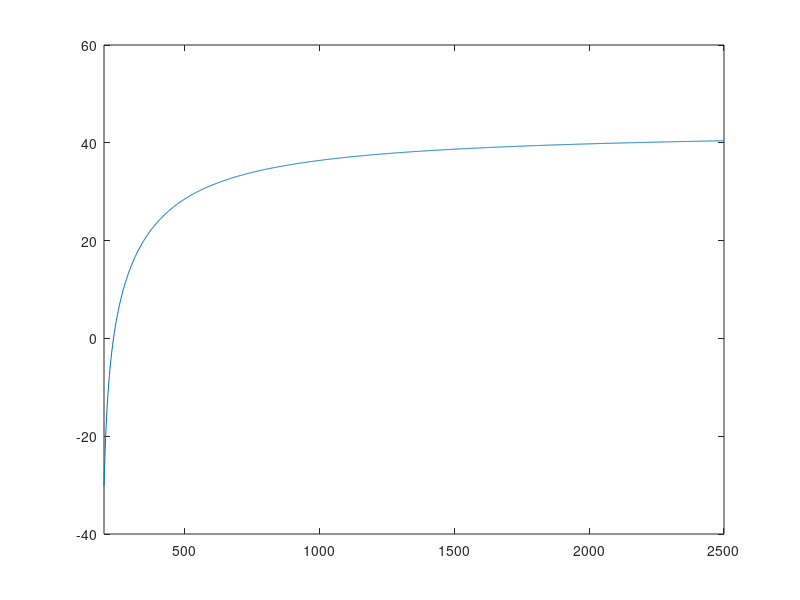
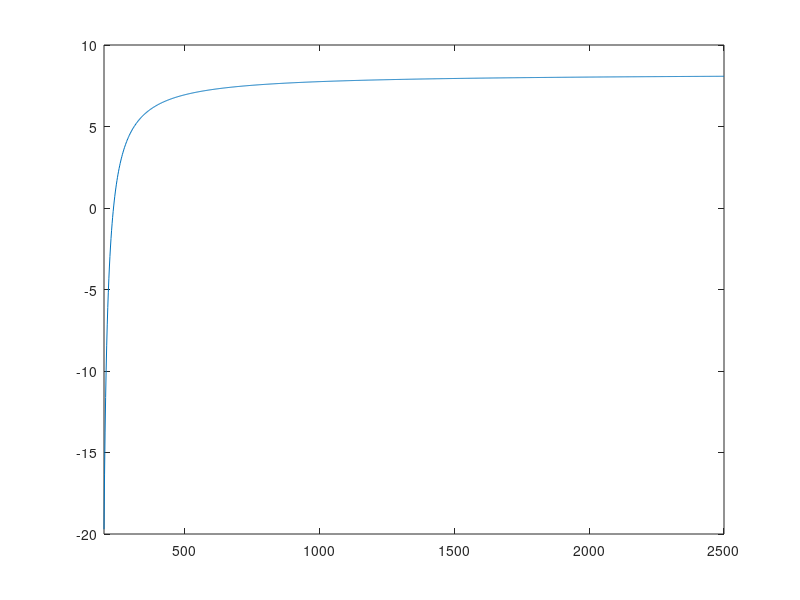

Source code (MATLAB) for these figures, in order: (Note: this script raises an error after producing the figures.)


D=50;
z=200:2:2500;
alpha=90/180*pi;
x=z.*cot(alpha);
f1=75;f2=25;
betat=atan(z./(D-x));
betaz=78/180*pi;
beta0=betat-betaz;

% l1=-cos(beta0)*((D-x)^2+z^2)^(1/2);
l1=-z./sin(betat).*cos(beta0);
l1h=1./(1./l1+1/f1);
y1=-l1.*tan(beta0);
beta1=(f1./(l1+f1));
y1h=y1.*beta1;

d=148.25;
l2=l1h-d;

l2h=42.86;
beta=(f1.*f2)./(f1.*l1-(l1+f1).*(d-f2));
y2h=y1.*beta;
beta2=atan((d.*tan(beta0)+y2h)./l2h);


betau=sin(betaz)./(beta);
beta1z=1./beta1;
beta0du=beta0./pi*180;
beta2du=beta2./pi*180;
jieguo=[beta0du,beta2du,y1h,y2h];



figure(1)
plot(z,beta2du)
xlim([min(z),max(z)])
figure(2)
plot(z,y2h)
xlim([min(z),max(z)])
figure(3)
dx=diff(z);
dy=diff(beta2du);
dydx=dy./dx;
yyaxis left
plot(z,beta2du)
yyaxis right
plot(z(2:end),dydx)
xlim([min(z),max(z)])
% 
% 
reso=0.005:0.005:0.05;
ss=size(reso,2);
for tm=1:ss
    figure(4)
jingdu(:,tm)=reso(tm)./dydx;
plot(z(2:end),jingdu(:,tm))
hold on
end



